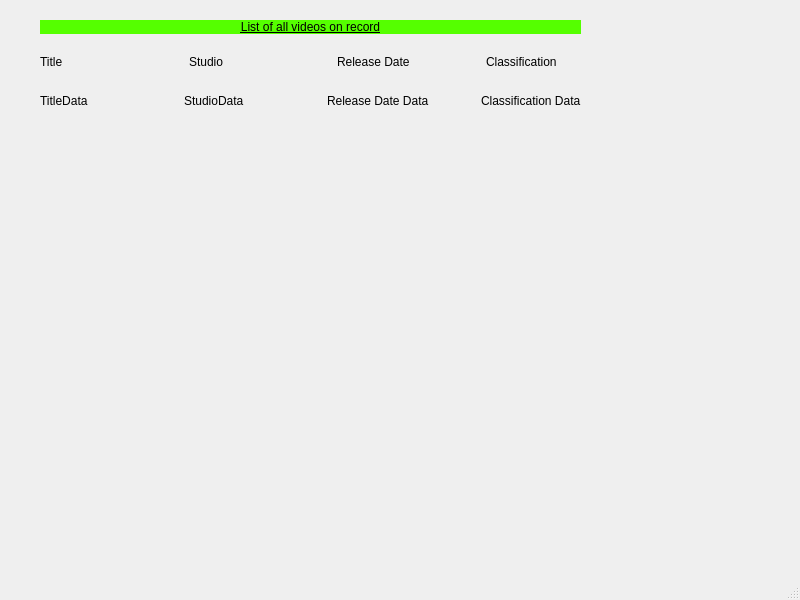
<?xml version="1.0" encoding="UTF-8"?>
<ui version="4.0">
 <class>MainWindow</class>
 <widget class="QMainWindow" name="MainWindow">
  <property name="windowModality">
   <enum>Qt::NonModal</enum>
  </property>
  <property name="geometry">
   <rect>
    <x>0</x>
    <y>0</y>
    <width>800</width>
    <height>600</height>
   </rect>
  </property>
  <property name="windowTitle">
   <string>MainWindow</string>
  </property>
  <property name="styleSheet">
   <string notr="true"/>
  </property>
  <widget class="QWidget" name="centralwidget">
   <property name="styleSheet">
    <string notr="true">QLabel{
font: 75 14pt &quot;Arial&quot;;
}

QLabel#MainTitle{
background-color:rgb(85, 255, 0)
}

</string>
   </property>
   <widget class="QWidget" name="verticalLayoutWidget_2">
    <property name="geometry">
     <rect>
      <x>40</x>
      <y>20</y>
      <width>541</width>
      <height>91</height>
     </rect>
    </property>
    <layout class="QVBoxLayout" name="verticalLayout_2">
     <item>
      <widget class="QLabel" name="MainTitle">
       <property name="styleSheet">
        <string notr="true">QLabel{
font: 18pt &quot;Arial&quot;;
text-decoration: underline;
}</string>
       </property>
       <property name="text">
        <string>List of all videos on record</string>
       </property>
       <property name="alignment">
        <set>Qt::AlignCenter</set>
       </property>
      </widget>
     </item>
     <item>
      <spacer name="verticalSpacer">
       <property name="orientation">
        <enum>Qt::Vertical</enum>
       </property>
       <property name="sizeHint" stdset="0">
        <size>
         <width>20</width>
         <height>40</height>
        </size>
       </property>
      </spacer>
     </item>
     <item>
      <layout class="QVBoxLayout" name="verticalLayout">
       <item>
        <layout class="QHBoxLayout" name="horizontalLayout" stretch="2,1,2,1,2,1,2">
         <item>
          <widget class="QLabel" name="TitleHead">
           <property name="styleSheet">
            <string notr="true">QLabel{
font: 75 16pt &quot;Arial&quot;;
}</string>
           </property>
           <property name="text">
            <string>Title</string>
           </property>
          </widget>
         </item>
         <item>
          <spacer name="horizontalSpacer_3">
           <property name="orientation">
            <enum>Qt::Horizontal</enum>
           </property>
           <property name="sizeHint" stdset="0">
            <size>
             <width>40</width>
             <height>20</height>
            </size>
           </property>
          </spacer>
         </item>
         <item>
          <widget class="QLabel" name="lblStudioHead">
           <property name="styleSheet">
            <string notr="true">QLabel{
font: 75 16pt &quot;Arial&quot;;
}</string>
           </property>
           <property name="text">
            <string>Studio</string>
           </property>
          </widget>
         </item>
         <item>
          <spacer name="horizontalSpacer_2">
           <property name="orientation">
            <enum>Qt::Horizontal</enum>
           </property>
           <property name="sizeHint" stdset="0">
            <size>
             <width>40</width>
             <height>20</height>
            </size>
           </property>
          </spacer>
         </item>
         <item>
          <widget class="QLabel" name="lblRealeaseDateHead">
           <property name="styleSheet">
            <string notr="true">QLabel{
font: 75 16pt &quot;Arial&quot;;
}</string>
           </property>
           <property name="text">
            <string>Release Date</string>
           </property>
          </widget>
         </item>
         <item>
          <spacer name="horizontalSpacer">
           <property name="orientation">
            <enum>Qt::Horizontal</enum>
           </property>
           <property name="sizeHint" stdset="0">
            <size>
             <width>40</width>
             <height>20</height>
            </size>
           </property>
          </spacer>
         </item>
         <item>
          <widget class="QLabel" name="lblClassificationHead">
           <property name="styleSheet">
            <string notr="true">QLabel{
font: 75 16pt &quot;Arial&quot;;
}</string>
           </property>
           <property name="text">
            <string>Classification</string>
           </property>
          </widget>
         </item>
        </layout>
       </item>
       <item>
        <spacer name="verticalSpacer_2">
         <property name="orientation">
          <enum>Qt::Vertical</enum>
         </property>
         <property name="sizeHint" stdset="0">
          <size>
           <width>20</width>
           <height>40</height>
          </size>
         </property>
        </spacer>
       </item>
       <item>
        <layout class="QHBoxLayout" name="horizontalLayout_3" stretch="2,1,2,1,2,1,2">
         <item>
          <widget class="QLabel" name="lblTitleData">
           <property name="text">
            <string>TitleData</string>
           </property>
          </widget>
         </item>
         <item>
          <spacer name="horizontalSpacer_6">
           <property name="orientation">
            <enum>Qt::Horizontal</enum>
           </property>
           <property name="sizeHint" stdset="0">
            <size>
             <width>40</width>
             <height>20</height>
            </size>
           </property>
          </spacer>
         </item>
         <item>
          <widget class="QLabel" name="lblStudioData">
           <property name="text">
            <string>StudioData</string>
           </property>
          </widget>
         </item>
         <item>
          <spacer name="horizontalSpacer_5">
           <property name="orientation">
            <enum>Qt::Horizontal</enum>
           </property>
           <property name="sizeHint" stdset="0">
            <size>
             <width>40</width>
             <height>20</height>
            </size>
           </property>
          </spacer>
         </item>
         <item>
          <widget class="QLabel" name="lblReleaseDateData">
           <property name="text">
            <string>Release Date Data</string>
           </property>
          </widget>
         </item>
         <item>
          <spacer name="horizontalSpacer_4">
           <property name="orientation">
            <enum>Qt::Horizontal</enum>
           </property>
           <property name="sizeHint" stdset="0">
            <size>
             <width>40</width>
             <height>20</height>
            </size>
           </property>
          </spacer>
         </item>
         <item>
          <widget class="QLabel" name="lblClassificationHead_2">
           <property name="text">
            <string>Classification Data</string>
           </property>
          </widget>
         </item>
        </layout>
       </item>
      </layout>
     </item>
    </layout>
   </widget>
  </widget>
  <widget class="QMenuBar" name="menubar">
   <property name="geometry">
    <rect>
     <x>0</x>
     <y>0</y>
     <width>800</width>
     <height>18</height>
    </rect>
   </property>
  </widget>
  <widget class="QStatusBar" name="statusbar"/>
 </widget>
 <resources/>
 <connections/>
</ui>
